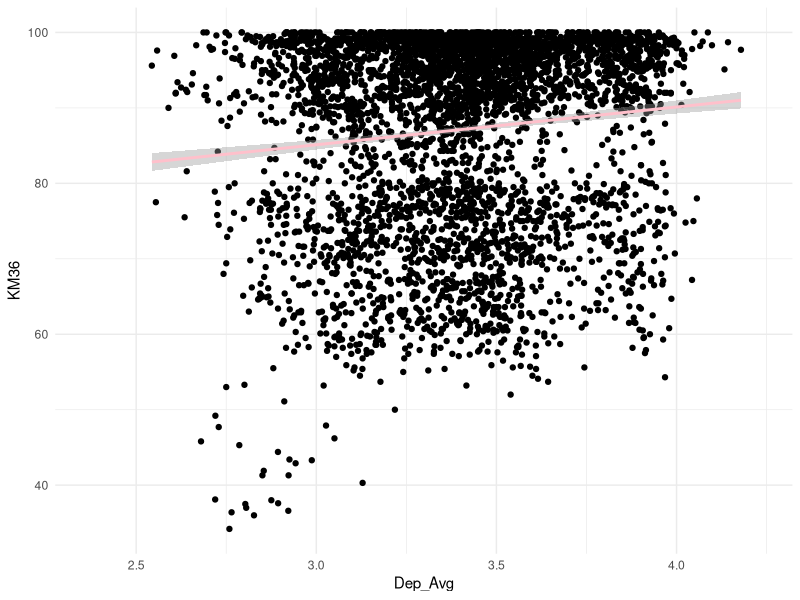

This chart was generated by the following R code:
library(tidyverse)
library(ggplot2)
dataset <- read_csv("data/processed/cleaned_data.csv")
show(dataset)

dataset$KM36 <- as.numeric(dataset$'Kaplan-Meier survival 36m')
dataset$Gender <- factor(dataset$Gender, levels = c("Male", "Female"))




dep_cols <- c("Deprivation quintile 1 - most deprived",
              "Deprivation quintile 2",
              "Deprivation quintile 3",
              "Deprivation quintile 4",
              "Deprivation quintile 5 - least deprived")

dataset[dep_cols] <- lapply(dataset[dep_cols], function(x) as.numeric(as.character(x)))


dep_matrix <- as.matrix(dataset[dep_cols])


dep_scores <- 1:5
dataset$Dep_Avg <- apply(dep_matrix, 1, function(x) {
  sum(x * dep_scores, na.rm = TRUE) / sum(x, na.rm = TRUE)
})

ggplot(dataset,aes(x=Dep_Avg,y=KM36)) +
  geom_point() +
  geom_smooth(method = "lm", se = TRUE, color = "pink" )+
  theme_minimal()




ethnicity_cols <- c("Ethnicity - White","Ethnicity - Asian excl Chinese","Ethnicity - Black", "Ethnicity - Chinese", "Ethnicity - Mixed", "Ethnicity - Other", "Ethnicity - Unknown")

dataset[ethnicity_cols] <- lapply(dataset[ethnicity_cols], function(x) as.numeric(as.character(x)))

get_dominant_ethnicity <- function(row) {
  # replace NAs with -Inf so they are ignored by which.max
  row[is.na(row)] <- -Inf
  ethnicity_cols[which.max(row)]
}


dataset$EthnicityFactor <- as.character(apply(dataset[ethnicity_cols], 1, get_dominant_ethnicity))

dataset$EthnicityFactor <- factor(dataset$EthnicityFactor)

dataset <- dataset[dataset[,25]=="Ethnicity - White",]

dataset$TotalKnown <- rowSums(dataset[, ethnicity_cols[1:6]], na.rm = TRUE)  # sum all except Unknown

# Compute proportion White (ignoring Unknown)
dataset$PropWhite <- dataset$`Ethnicity - White` / dataset$TotalKnown

model <- lm(KM36 ~ Dep_Avg + Gender + PropWhite, data = dataset)
summary(model)

sigma(model)
